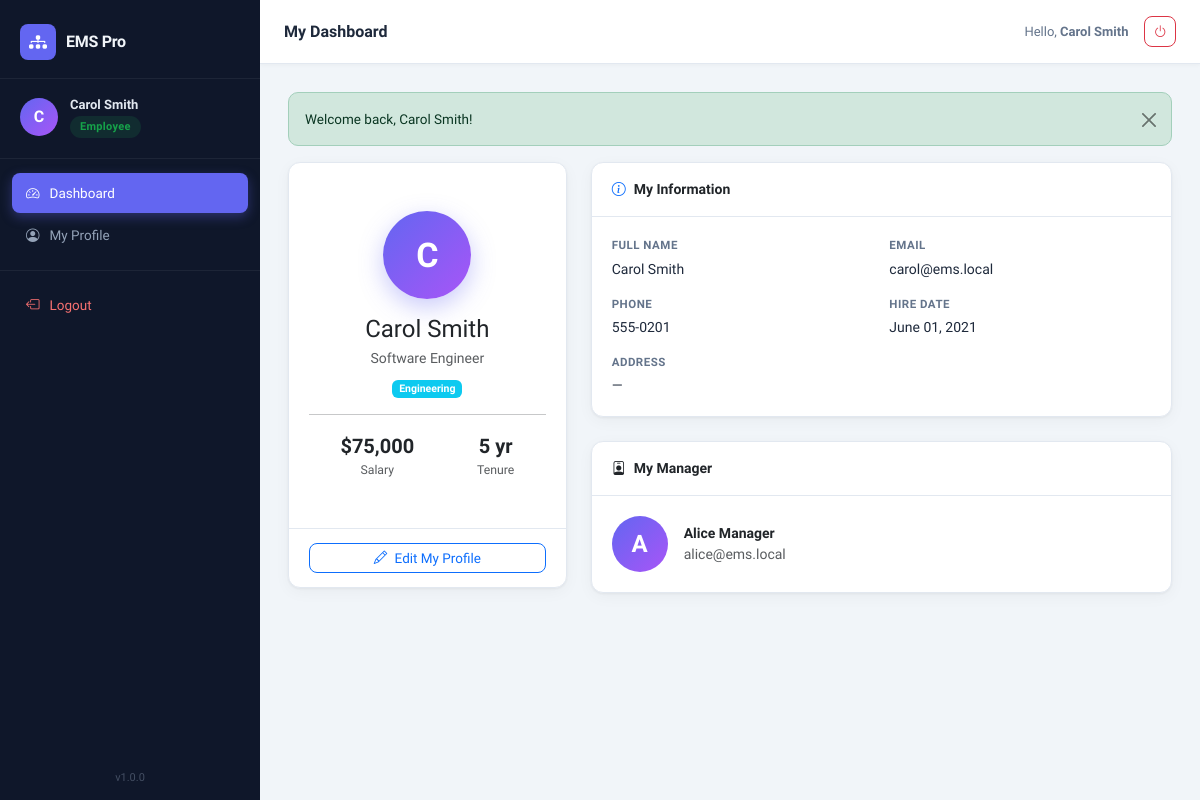
/employee/dashboard.php (signed in), run on the app's committed database.
### tables this page shows
CREATE TABLE IF NOT EXISTS employees (
    id          INT UNSIGNED AUTO_INCREMENT PRIMARY KEY,
    user_id     INT UNSIGNED NOT NULL,
    manager_id  INT UNSIGNED DEFAULT NULL,    
    position    VARCHAR(100) NOT NULL,
    department  VARCHAR(100) DEFAULT NULL,
    salary      DECIMAL(12,2) NOT NULL DEFAULT 0.00,
    phone       VARCHAR(30) DEFAULT NULL,
    address     TEXT DEFAULT NULL,
    hire_date   DATE DEFAULT NULL,
    created_at  DATETIME NOT NULL DEFAULT CURRENT_TIMESTAMP,
    updated_at  DATETIME NOT NULL DEFAULT CURRENT_TIMESTAMP ON UPDATE CURRENT_TIMESTAMP,
    CONSTRAINT fk_emp_user    FOREIGN KEY (user_id)    REFERENCES users(id) ON DELETE CASCADE,
    CONSTRAINT fk_emp_manager FOREIGN KEY (manager_id) REFERENCES users(id) ON DELETE SET NULL
);

CREATE TABLE IF NOT EXISTS users (
    id          INT UNSIGNED AUTO_INCREMENT PRIMARY KEY,
    name        VARCHAR(100) NOT NULL,
    email       VARCHAR(150) NOT NULL UNIQUE,
    password    VARCHAR(255) NOT NULL,
    role        ENUM('admin','manager','employee') NOT NULL DEFAULT 'employee',
    avatar      VARCHAR(255) DEFAULT NULL,
    is_active   TINYINT(1) NOT NULL DEFAULT 1,
    created_at  DATETIME NOT NULL DEFAULT CURRENT_TIMESTAMP,
    updated_at  DATETIME NOT NULL DEFAULT CURRENT_TIMESTAMP ON UPDATE CURRENT_TIMESTAMP
);

### employee/dashboard.php (the view, shortened to what this page needs)
<?php
$pageTitle = 'My Dashboard';
$pdo       = db();
$userId    = (int)$_SESSION['user_id'];
$stmt = $pdo->prepare(
    "SELECT u.name, u.email, u.created_at,
            e.position, e.department, e.salary, e.phone, e.address, e.hire_date,
            m.name AS manager_name, m.email AS manager_email
       FROM users u
       JOIN employees e ON e.user_id = u.id
  LEFT JOIN users m ON m.id = e.manager_id
      WHERE u.id = :uid"
);
$stmt->execute(array(':uid' => $userId));
$profile = $stmt->fetch();
$hireDate    = isset($profile['hire_date']) ? $profile['hire_date'] : null;
$yearsServed = null;
if ($hireDate) {
    $yearsServed = floor((time() - strtotime($hireDate)) / 31536000);
}
include __DIR__ . '/../includes/header.php';
?>
<div class="app-wrapper">
    <?php include __DIR__ . '/../includes/sidebar.php'; ?>
    <div class="main-content">
        <?php include __DIR__ . '/../includes/topbar.php'; ?>
        <main class="content-area">
            <div class="row g-4">
                <div class="col-lg-4">
                    <div class="card text-center profile-hero-card">
                        <div class="card-body py-5">
                            <div class="profile-hero-avatar">
                                <?php echo strtoupper(substr(isset($profile['name']) ? $profile['name'] : 'U', 0, 1)); ?>
                            </div>
                            <h4 class="mt-3 mb-1"><?php echo e(isset($profile['name']) ? $profile['name'] : ''); ?></h4>
                            <p class="text-muted mb-2"><?php echo e(isset($profile['position']) ? $profile['position'] : ''); ?></p>
                            <span class="badge bg-info"><?php echo e(isset($profile['department']) ? $profile['department'] : 'No Dept'); ?></span>
                            <hr class="my-3">
                            <div class="d-flex justify-content-around text-center">
                                <div>
                                    <div class="fw-bold fs-5">$<?php echo number_format(isset($profile['salary']) ? $profile['salary'] : 0, 0); ?></div>
                                    <div class="small text-muted">Salary</div>
                                </div>
                                <div>
                                    <div class="fw-bold fs-5"><?php echo $yearsServed !== null ? $yearsServed . ' yr' : '—'; ?></div>
                                    <div class="small text-muted">Tenure</div>
                                </div>
                            </div>
                        </div>
                        <div class="card-footer">
                            <a href="<?php echo BASE_URL; ?>/profile.php" class="btn btn-sm btn-outline-primary w-100">
                                <i class="bi bi-pencil me-1"></i> Edit My Profile
                            </a>
                        </div>
                    </div>
                </div>
                <div class="col-lg-8">
                    <div class="card mb-4">
                        <div class="card-header">
                            <i class="bi bi-info-circle me-2 text-primary"></i>
                            <strong>My Information</strong>
                        </div>
                        <div class="card-body">
                            <div class="row g-3">
                                <div class="col-sm-6">
                                    <label class="detail-label">Full Name</label>
                                    <div class="detail-value"><?php echo e(isset($profile['name']) ? $profile['name'] : '—'); ?></div>
                                </div>
                                <div class="col-sm-6">
                                    <label class="detail-label">Email</label>
                                    <div class="detail-value"><?php echo e(isset($profile['email']) ? $profile['email'] : '—'); ?></div>
                                </div>
                                <div class="col-sm-6">
                                    <label class="detail-label">Phone</label>
                                    <div class="detail-value"><?php echo e(isset($profile['phone']) ? $profile['phone'] : '—'); ?></div>
                                </div>
                                <div class="col-sm-6">
                                    <label class="detail-label">Hire Date</label>
                                    <div class="detail-value">
                                        <?php echo $hireDate ? date('F d, Y', strtotime($hireDate)) : '—'; ?>
                                    </div>
                                </div>
                                <div class="col-12">
                                    <label class="detail-label">Address</label>
                                    <div class="detail-value"><?php echo e(isset($profile['address']) ? $profile['address'] : '—'); ?></div>
                                </div>
                            </div>
                        </div>
                    </div>
                    <?php if (isset($profile['manager_name']) && $profile['manager_name']): ?>
                    <div class="card">
                        <div class="card-header">
                            <i class="bi bi-person-badge me-2 text-purple"></i>
                            <strong>My Manager</strong>
                        </div>
                        <div class="card-body">
                            <div class="d-flex align-items-center gap-3">
                                <div class="manager-card-avatar" style="font-size:1.5rem;width:56px;height:56px;">
                                    <?php echo strtoupper(substr($profile['manager_name'], 0, 1)); ?>
                                </div>
                                <div>
                                    <div class="fw-semibold"><?php echo e($profile['manager_name']); ?></div>
                                    <div class="text-muted"><?php echo e(isset($profile['manager_email']) ? $profile['manager_email'] : ''); ?></div>
                                </div>
                            </div>
                        </div>
                    </div>
                    <?php endif; ?>
                </div>
            </div>
        </main>
    </div>
</div>
<?php include __DIR__ . '/../includes/footer.php'; ?>

### includes/sidebar.php (shortened to what this page needs)
<?php
$user = current_user();
$role = isset($user['role']) ? $user['role'] : 'employee';
$currentFile = basename($_SERVER['PHP_SELF']);
$currentDir  = basename(dirname($_SERVER['PHP_SELF']));
?>
<nav class="sidebar" id="sidebar">
    <div class="sidebar-brand">
        <span class="sidebar-brand-icon"><i class="bi bi-diagram-3-fill"></i></span>
        <span class="sidebar-brand-text"><?php echo APP_NAME; ?></span>
    </div>
    <div class="sidebar-user">
        <div class="sidebar-user-avatar">
            <?php
            $firstName = isset($user['name']) ? $user['name'] : 'U';
            echo strtoupper(substr($firstName, 0, 1));
            ?>
        </div>
        <div class="sidebar-user-info">
            <div class="sidebar-user-name"><?php echo e(isset($user['name']) ? $user['name'] : ''); ?></div>
            <div class="sidebar-user-role badge-role badge-role--<?php echo e($role); ?>">
                <?php echo ucfirst($role); ?>
            </div>
        </div>
    </div>
    <div class="sidebar-divider"></div>
    <ul class="sidebar-nav">
        <?php if ($role === 'admin'): ?>
        <li class="sidebar-nav-item">
            <a href="<?php echo BASE_URL; ?>/admin/dashboard.php"
               class="sidebar-nav-link <?php echo ($currentFile === 'dashboard.php' && $currentDir === 'admin') ? 'active' : ''; ?>">
                <i class="bi bi-speedometer2"></i> Dashboard
            </a>
        </li>
        <li class="sidebar-nav-item">
            <a href="<?php echo BASE_URL; ?>/admin/managers.php"
               class="sidebar-nav-link <?php echo ($currentFile === 'managers.php') ? 'active' : ''; ?>">
                <i class="bi bi-person-badge"></i> Managers
            </a>
        </li>
        <li class="sidebar-nav-item">
            <a href="<?php echo BASE_URL; ?>/admin/employees.php"
               class="sidebar-nav-link <?php echo ($currentFile === 'employees.php') ? 'active' : ''; ?>">
                <i class="bi bi-people"></i> Employees
            </a>
        </li>
        <li class="sidebar-nav-item">
            <a href="<?php echo BASE_URL; ?>/admin/activity_logs.php"
               class="sidebar-nav-link <?php echo ($currentFile === 'activity_logs.php') ? 'active' : ''; ?>">
                <i class="bi bi-journal-text"></i> Activity Logs
            </a>
        </li>
        <?php else: ?>
        <li class="sidebar-nav-item">
            <a href="<?php echo BASE_URL; ?>/employee/dashboard.php"
               class="sidebar-nav-link <?php echo ($currentFile === 'dashboard.php' && $currentDir === 'employee') ? 'active' : ''; ?>">
                <i class="bi bi-speedometer2"></i> Dashboard
            </a>
        </li>
        <?php endif; ?>
        <li class="sidebar-nav-item">
            <a href="<?php echo BASE_URL; ?>/profile.php"
               class="sidebar-nav-link <?php echo ($currentFile === 'profile.php') ? 'active' : ''; ?>">
                <i class="bi bi-person-circle"></i> My Profile
            </a>
        </li>
    </ul>
    <div class="sidebar-divider"></div>
    <ul class="sidebar-nav">
        <li class="sidebar-nav-item">
            <a href="<?php echo BASE_URL; ?>/logout.php" class="sidebar-nav-link sidebar-nav-link--logout">
                <i class="bi bi-box-arrow-left"></i> Logout
            </a>
        </li>
    </ul>
    <div class="sidebar-footer">v<?php echo APP_VERSION; ?></div>
</nav>

### includes/topbar.php (shortened to what this page needs)
<header class="topbar">
    <div class="topbar-title"><?php echo e(isset($pageTitle) ? $pageTitle : APP_NAME); ?></div>
    <div class="topbar-actions ms-auto d-flex align-items-center gap-3">
        <span class="topbar-greeting d-none d-md-inline">
            Hello, <strong><?php echo e(isset(current_user()['name']) ? current_user()['name'] : ''); ?></strong>
        </span>
        <a href="<?php echo BASE_URL; ?>/logout.php" class="btn btn-sm btn-outline-danger">
            <i class="bi bi-power"></i>
        </a>
    </div>
</header>

### data on the page
employees: user.name "C", user.name "Carol Smith", position "Software Engineer", department "Engineering", salary "75,000", hire_date "5", user.email "carol@ems.local", phone "555-0201", hire_date "June 01, 2021", address "—", manager.name "A", manager.name "Alice Manager", manager.email "alice@ems.local"

### other printed values
APP_NAME "EMS Pro"
$role "Employee"
APP_VERSION "1.0.0"
isset($pageTitle) ? $pageTitle : APP_NAME "My Dashboard"
$msg "Welcome back, Carol Smith!"
